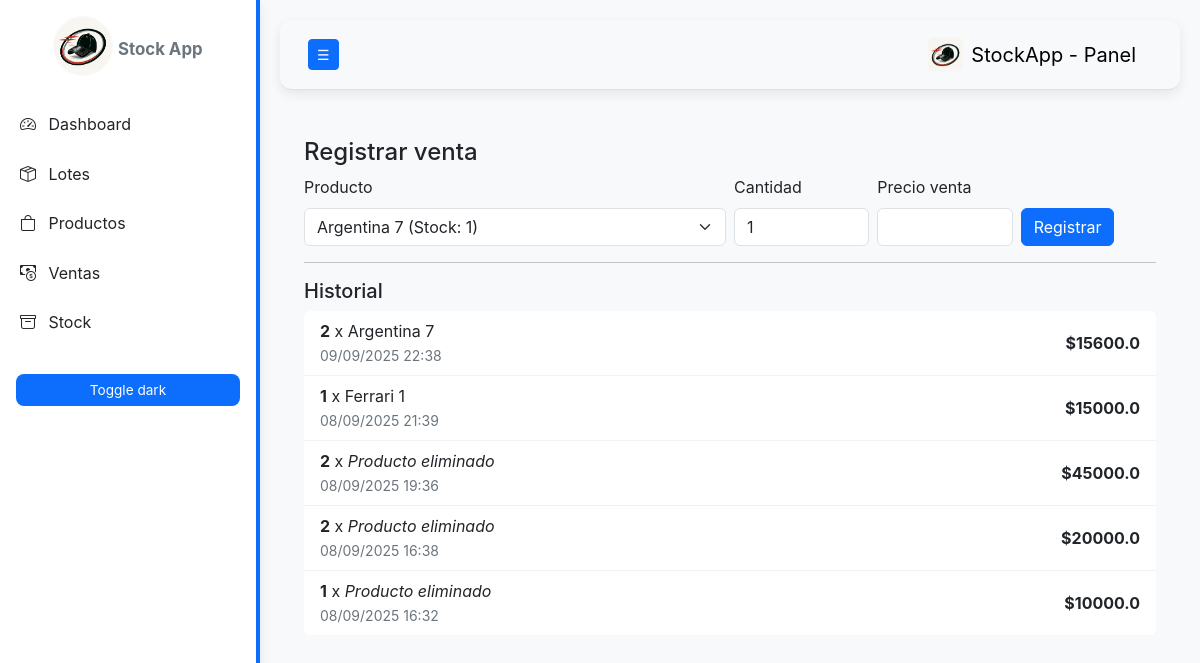
The app's page /venta, older data.
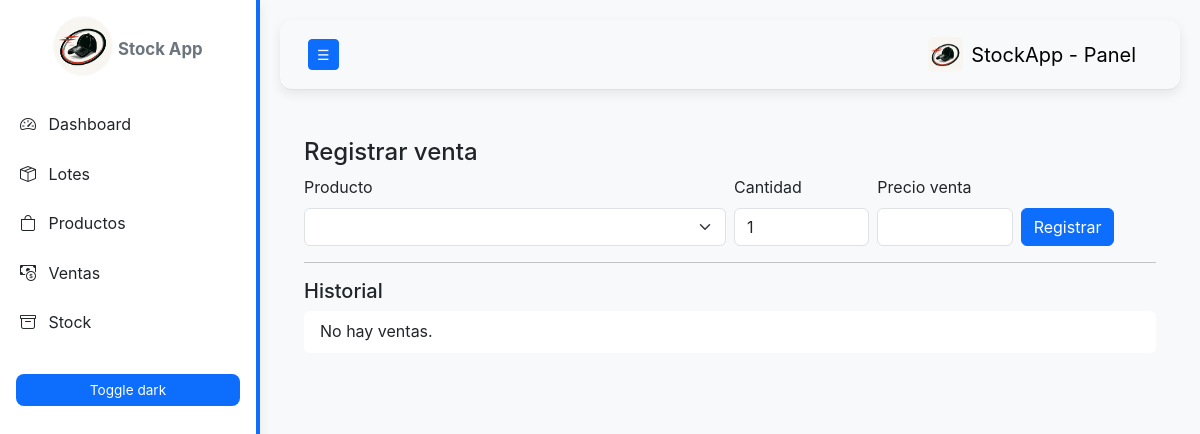
The same page, newer data.
### models.py (models this page shows, shortened)
class Venta(db.Model):
    id = db.Column(db.Integer, primary_key=True)
    fecha = db.Column(db.DateTime, default=datetime.utcnow)
    producto_id = db.Column(db.Integer, db.ForeignKey("producto.id"), nullable=True)
    cantidad = db.Column(db.Integer, nullable=False)
    precio_venta = db.Column(db.Float, nullable=False)
    producto = db.relationship("Producto", back_populates="ventas")

class Producto(db.Model):
    id = db.Column(db.Integer, primary_key=True)
    nombre = db.Column(db.String(150), nullable=False)
    cantidad = db.Column(db.Integer, default=0)
    precio_compra = db.Column(db.Float, nullable=False, default=0.0)
    costo_envio_unitario = db.Column(db.Float, default=0.0)
    costo_extra = db.Column(db.Float, default=0.0)
    margen = db.Column(db.Float, default=0.5)
    precio_sugerido = db.Column(db.Float, default=0.0)
    lote_id = db.Column(db.Integer, db.ForeignKey("lote.id"), nullable=True)
    lote = db.relationship("Lote", back_populates="productos")
    fotos = db.relationship("FotoProducto", back_populates="producto", cascade="all, delete-orphan")
    ventas = db.relationship("Venta", back_populates="producto")

### app.py (the view, shortened to what this page needs)
@app.route("/venta", methods=["GET","POST"])
def ventas():
    productos = Producto.query.filter(Producto.cantidad>0).all()
    ventas = Venta.query.order_by(Venta.fecha.desc()).all()
    return render_template("ventas.html", productos=productos, ventas=ventas)

### templates/ventas.html
{% extends "base.html" %}
{% block content %}
<h4>Registrar venta</h4>
<form method="post">
  <div class="row g-2 align-items-end">
    <div class="col-md-6">
      <label class="form-label">Producto</label>
      <select class="form-select" name="producto_id" required>
        {% for p in productos %}
          <option value="{{ p.id }}">{{ p.nombre }} (Stock: {{ p.cantidad }})</option>
        {% endfor %}
      </select>
    </div>
    <div class="col-md-2"><label class="form-label">Cantidad</label><input class="form-control" type="number" name="cantidad" value="1" required></div>
    <div class="col-md-2"><label class="form-label">Precio venta</label><input class="form-control" type="number" step="0.01" name="precio_venta" required></div>
    <div class="col-md-2"><button class="btn btn-primary">Registrar</button></div>
  </div>
</form>
<hr>
<h5>Historial</h5>
<ul class="list-group">
  {% for v in ventas %}
    <li class="list-group-item d-flex justify-content-between align-items-center">
      <div>
        <strong>{{ v.cantidad }}</strong> x {% if v.producto %} {{ v.producto.nombre }} {% else %} <em>Producto eliminado</em> {% endif %}
        <div class="small text-muted">{{ v.fecha.strftime('%d/%m/%Y %H:%M') }}</div>
      </div>
      <div><strong>${{ v.precio_venta }}</strong></div>
    </li>
  {% else %}
    <li class="list-group-item">No hay ventas.</li>
  {% endfor %}
</ul>
{% endblock %}

### templates/base.html (shortened to what this page needs)
<!doctype html>
<html lang="es">
  <head>
    <link href="https://cdn.jsdelivr.net/npm/bootstrap@5.3.2/dist/css/bootstrap.min.css" rel="stylesheet">
    <link href="https://cdn.jsdelivr.net/npm/bootstrap-icons@1.10.5/font/bootstrap-icons.css" rel="stylesheet">
    <link rel="stylesheet" href="{{ url_for('static', filename='styles.css') }}">
  </head>
  <body>
  <div class="d-flex" id="wrapper">
    <nav id="sidebar" class="bg-gradient">
      <div class="sidebar-header text-white p-3 text-center">
        <img src="{{ url_for('static', filename='img/logo.png') }}"
             alt="Logo" width="60" height="60"
             class="mb-2 rounded-circle border border-light">
        <small class="text-muted">Stock App</small>
      </div>
      <ul class="list-unstyled components">
        <li><a href="{{ url_for('dashboard') }}"><i class="bi bi-speedometer2 me-2"></i> Dashboard</a></li>
        <li><a href="{{ url_for('lotes') }}"><i class="bi bi-box-seam me-2"></i> Lotes</a></li>
        <li><a href="{{ url_for('productos') }}"><i class="bi bi-bag me-2"></i> Productos</a></li>
        <li><a href="{{ url_for('ventas') }}"><i class="bi bi-cash-coin me-2"></i> Ventas</a></li>
        <li><a href="{{ url_for('stock') }}"><i class="bi bi-archive me-2"></i> Stock</a></li>
      </ul>
      <div class="p-3">
        <button id="theme-toggle" class="btn btn-sm btn-outline-light w-100">Toggle dark</button>
      </div>
    </nav>
    <div id="content" class="w-100">
      <nav class="navbar navbar-expand-lg navbar-light bg-light border-bottom">
        <div class="container-fluid">
          <button type="button" id="menu-btn" class="btn btn-primary btn-sm">&#9776;</button>
          <a class="navbar-brand d-flex align-items-center ms-3" href="{{ url_for('dashboard') }}">
            <img src="{{ url_for('static', filename='img/logo.png') }}"
                 alt="Logo" width="35" height="35"
                 class="me-2 rounded">
            StockApp - Panel
          </a>
        </div>
      </nav>
      <div class="container-fluid p-4">
        {% block content %}{% endblock %}
      </div>
    </div>
  </div>
</body>
</html>

### static/styles.css (style rules this page uses)
:root { --bg: #f8f9fa; --card: #ffffff; --text: #212529; --muted: #6c757d; --accent: #0d6efd; --accent-dark: #0b5ed7; --sidebar-bg: #ffffff; --sidebar-text: #212529; --sidebar-border: var(--accent); --shadow: 0 4px 12px rgba(0, 0, 0, 0.08); --btn-bg: var(--accent); --btn-text: #ffffff; }
body { background: var(--bg); color: var(--text); font-family: "Inter", system-ui, Arial, sans-serif; margin: 0; line-height: 1.6; transition: background 0.3s ease, color 0.3s ease; }
#sidebar { width: 260px; min-height: 100vh; background: var(--sidebar-bg); color: var(--sidebar-text); transition: all 0.3s ease; padding-bottom: 20px; box-shadow: var(--shadow); border-right: 4px solid var(--sidebar-border); }
#sidebar .sidebar-header { padding: 1rem; font-weight: 700; font-size: 1.2rem; color: var(--accent); }
#sidebar ul { padding-left: 0; margin: 0; }
#sidebar ul li { list-style: none; }
#sidebar ul li a { color: var(--sidebar-text); text-decoration: none; display: block; padding: 12px 20px; border-radius: 8px; transition: background 0.2s, padding-left 0.2s; }
#content { flex: 1; padding: 20px; }
.text-muted { color: var(--muted) !important; }
.navbar { background: var(--card); box-shadow: var(--shadow); padding: 0.75rem 1rem; border-radius: 12px; margin-bottom: 1.5rem; color: var(--text); }
#theme-toggle { font-size: 0.85rem; border-radius: 8px; margin-top: 10px; padding: 6px 12px; background: var(--btn-bg); color: var(--btn-text); border: none; transition: all 0.3s ease; }
.list-group-item { background: var(--card); color: var(--text); border: none; border-bottom: 1px solid rgba(0, 0, 0, 0.05); }
.list-group-item:last-child { border-bottom: none; }
a, button { transition: all 0.2s ease; }

Row changes from the older to the newer data that the page shows:
removed Venta: cantidad "2", producto.nombre "Argentina 7", fecha "09/09/2025 22:38", precio_venta "15600.0"
removed Venta: cantidad "1", producto.nombre "Ferrari 1", fecha "08/09/2025 21:39", precio_venta "15000.0"
removed Venta: cantidad "2", shows "Producto eliminado", fecha "08/09/2025 19:36", precio_venta "45000.0"
removed Venta: cantidad "2", shows "Producto eliminado", fecha "08/09/2025 16:38", precio_venta "20000.0"
removed Venta: cantidad "1", shows "Producto eliminado", fecha "08/09/2025 16:32", precio_venta "10000.0"
Text that changed along with them:
form field producto_id: "Argentina 7 (Stock: 1)" → (not shown)
text now shown: "No hay ventas."
